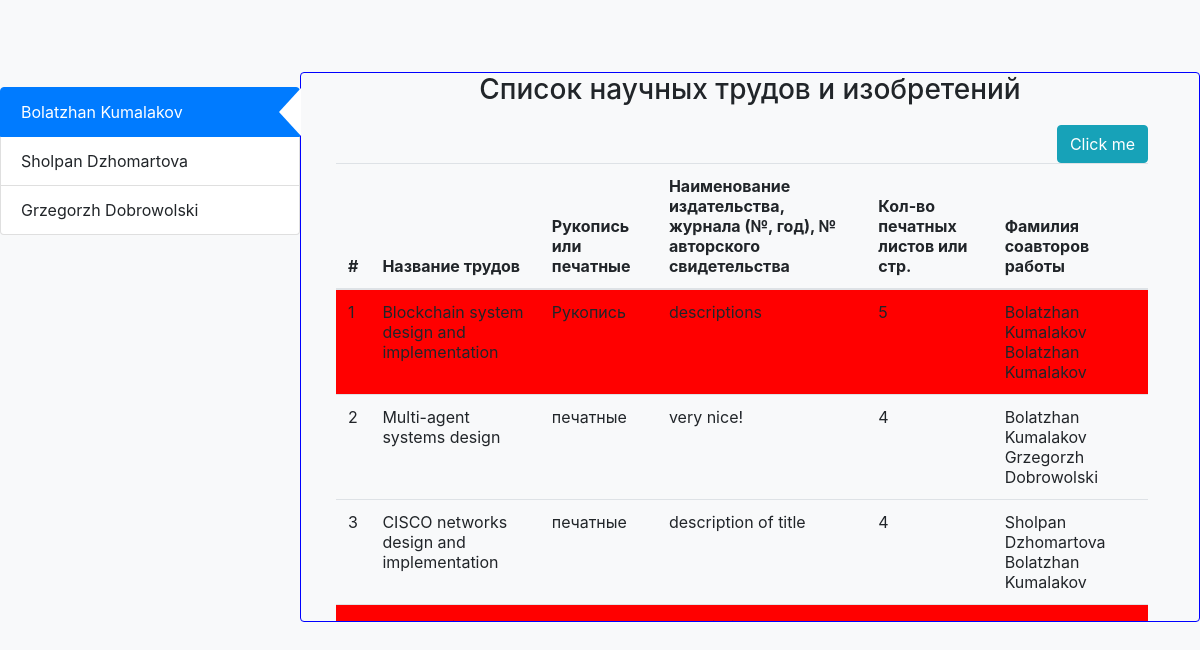
The page / on the database its author committed.
### scopus1/models.py (models this page shows, shortened)
class Authors(models.Model):
    f_name = models.CharField(max_length=50, default='N/A')
    m_name = models.CharField(max_length=50, default='N/A')
    l_name = models.CharField(max_length=50, default='N/A')
    scopus_author_id = models.IntegerField(default=0)
    staff_member = models.BooleanField(default=False)
    def __str__(self):
        return self.f_name+" "+self.l_name

class Authored(models.Model):
    p_title = models.ForeignKey(Paper, on_delete=models.CASCADE, blank=False)
    author = models.ForeignKey(Authors, on_delete=models.CASCADE, blank=False)

class Paper(models.Model):
    title = models.TextField(max_length=150, blank=False)
    p_type = models.ForeignKey(P_type, models.CASCADE, blank=False)
    description = models.TextField(null=True)
    num_pages = models.IntegerField(null=True)
    unread = models.BooleanField(default=True)

class P_type(models.Model):
    type_name = models.CharField(max_length=30, default='N/A')
    def __str__(self):
        return self.type_name

### scopus1/views.py (the view)
# urls.py: path('', paper ,name='paper'),
def paper (request):
    publications = Paper.objects.all()
    authored = Authored.objects.all()
    authors = Authors.objects.all()
    publication_types = P_type.objects.all()
    authored1 = Authored.objects.all().order_by('author')
    return render(request, 'scopus1/index.html', context={'authors':authors,'paper':publications,'authored1':authored1 ,'authored':authored})

### scopus1/templates/scopus1/index.html (shortened to what this page needs)
﻿{%extends 'scopus1/base_index.html'%}
{%load static%}
{% block head %}
    <link rel="stylesheet" href="https://stackpath.bootstrapcdn.com/bootstrap/4.3.1/css/bootstrap.min.css">
	<link rel="stylesheet" href="{% static 'scopus1/main.css' %}">
{% endblock %}
{% block content %}
{%if paper%}
<div class="container-fluid mt-5">
  <div class="row ">
      <div id='cssmenu' class="col-md-3 navi ">
        <ul class="list-group " >
        {%for p in authors %}
            {%if p.staff_member %}
                {% if forloop.first %}
                    <li data-rel='1' class="list-group-item  active" >
                        {{p }}
                    </li>
                {% else %}
                    <li data-rel='{{forloop.counter}}' class="list-group-item " >
                        {{p }}
                    </li>
                {% endif %}
            {% endif %}
         {% endfor %}
        </ul>
      </div >
      <div class="col-md-9 rounded" style="overflow:scroll; height: 550px;">
          <h3 >Список научных трудов и изобретений</h3>
      {% regroup authored1 by author as  authored_group %}
          {% for author_group in authored_group %}
                     <section >
                            <button  class="btn btn-info " style="float: right" onclick="myFunction({{forloop.counter}})">Click me</button>
                        <table class="table">
                           <thead class="thead-inverse">
                               <tr>
                                   <th>#</th>
                                   <th>Название трудов</th>
                                   <th>Рукопись или печатные</th>
                                   <th>Наименование издательства, журнала (№, год), № авторского свидетельства</th>
                                   <th>Кол-во печатных листов или стр.</th>
                                   <th>Фамилия соавторов работы</th>
                               </tr>
                           </thead>
                           <tbody >
              {% with n=forloop.counter %}
                {% for pa in author_group.list %}
                     {% if pa.p_title.unread %}
                           <tr   class="ty_{{n}}" bgcolor ="red" >
                     {% else %}
                           <tr >
                     {% endif %}
                               <td> {{forloop.counter}}</td>
                               <td>{{pa.p_title.title }}</td>
                               <td>{{pa.p_title.p_type }}</td>
                               <td>{{pa.p_title.description}}</td>
                               <td>{{pa.p_title.num_pages}}</td>
                               <td>{% for a in authored  %}
                                     {% if a.p_title.title == pa.p_title.title %}
                                       {% if a.author != author %}
                                        {{a.author}}
                                       {% endif %}
                                     {% endif %}
                                   {% endfor %}
                               </td>
                           </tr>
                {% empty %}
                            <li>Sorry, no athletes in this list.</li>
                {% endfor %}
              {% endwith %}
                           </tbody>
                        </table>
                     </section>
{% endfor %}
      </div>
  </div>
</div>
{% else %}
<h4>Empty Database </h4>
{% endif %}
 {% endblock %}

### scopus1/templates/scopus1/base_index.html
{%extends 'base.html'%}

### templates/base.html (shortened to what this page needs)
{%load static%}
<!DOCTYPE html>
<html>
<head>
 {% block head %}{% endblock %}
</head>
  <body>
 {% block content %}{% endblock  %}
  </body>
</html>

### scopus1/static/scopus1/main.css (style rules this page uses)
#cssmenu { top: 15px; padding-right: 0px; padding-left: 0px; border-radius: 10px 0 0 10px; }
#cssmenu ul li.active::after { content: ''; position: absolute; right: -2px; top: 0px; border: 24px solid transparent; border-right: 22px solid white; }
table { top:15px; }
h3 { text-align: center }
section { position: relative; display: none; top: 10px; width: 96%; min-height: 500px; color: #fff; border: 0px solid #000; padding-right: 15px; padding-left: 35px; }
section:first-of-type { display: block; }
.col-md-9 { padding-right: 0px; padding-left: 0px; border: 1px solid blue; }

### rows shown on the page
Authors: f_name+l_name "Bolatzhan Kumalakov"
Authors: f_name+l_name "Sholpan Dzhomartova"
Authors: f_name+l_name "Grzegorzh Dobrowolski"
Authored: p_title "Blockchain system design and implementation", p_title.p_type "Рукопись", p_title.description "descriptions", p_title.num_pages "5", author "Bolatzhan Kumalakov"
Authored: author "Bolatzhan Kumalakov"
Authored: p_title "Multi-agent systems design", p_title.p_type "печатные", p_title.description "very nice!", p_title.num_pages "4", author "Bolatzhan Kumalakov"
Authored: author "Grzegorzh Dobrowolski"
Authored: p_title "CISCO networks design and implementation", p_title.p_type "печатные", p_title.description "description of title", p_title.num_pages "4", author "Bolatzhan Kumalakov"
Authored: author "Sholpan Dzhomartova"
